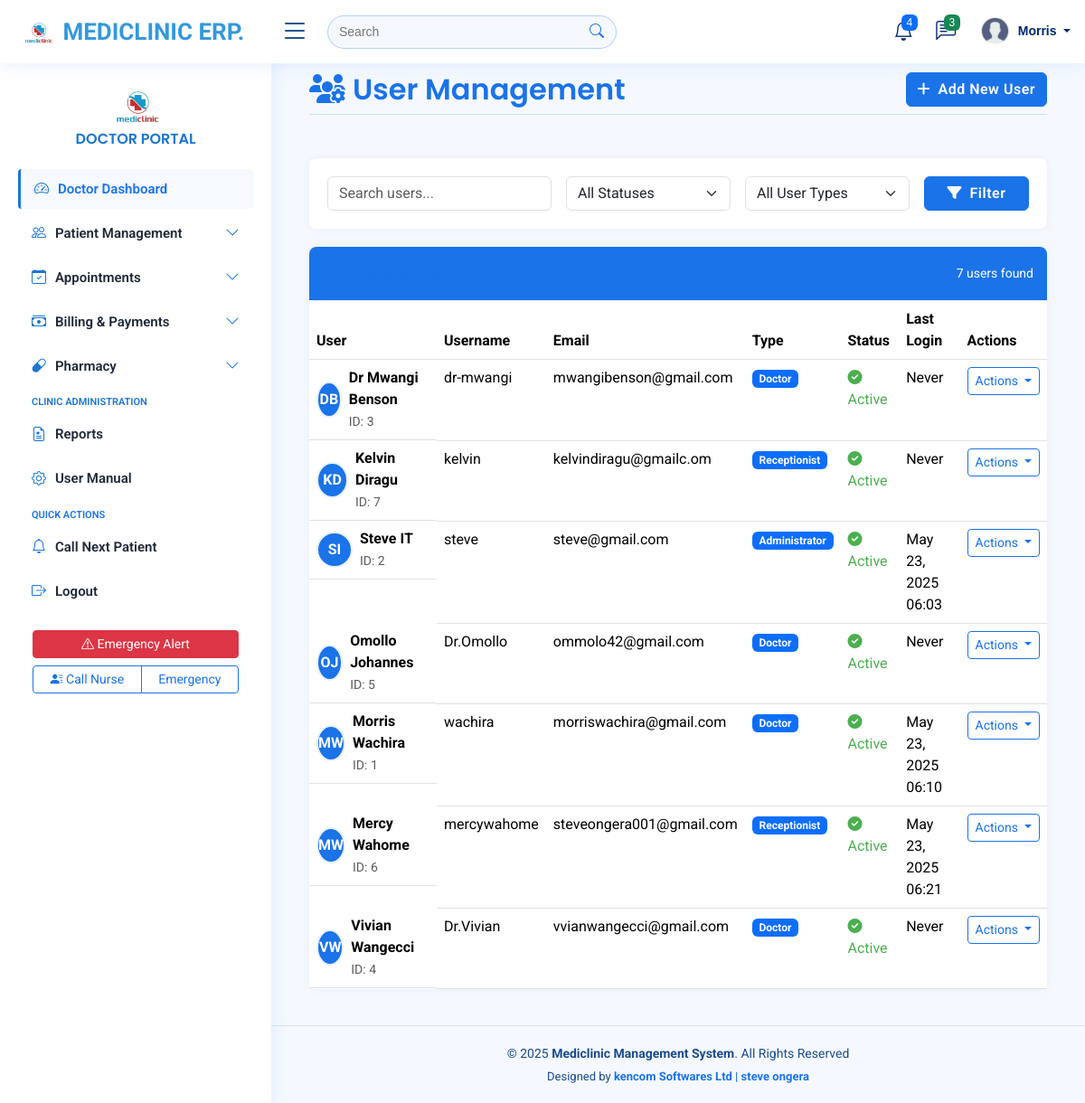
The app's page /users/ (signed in), older data.
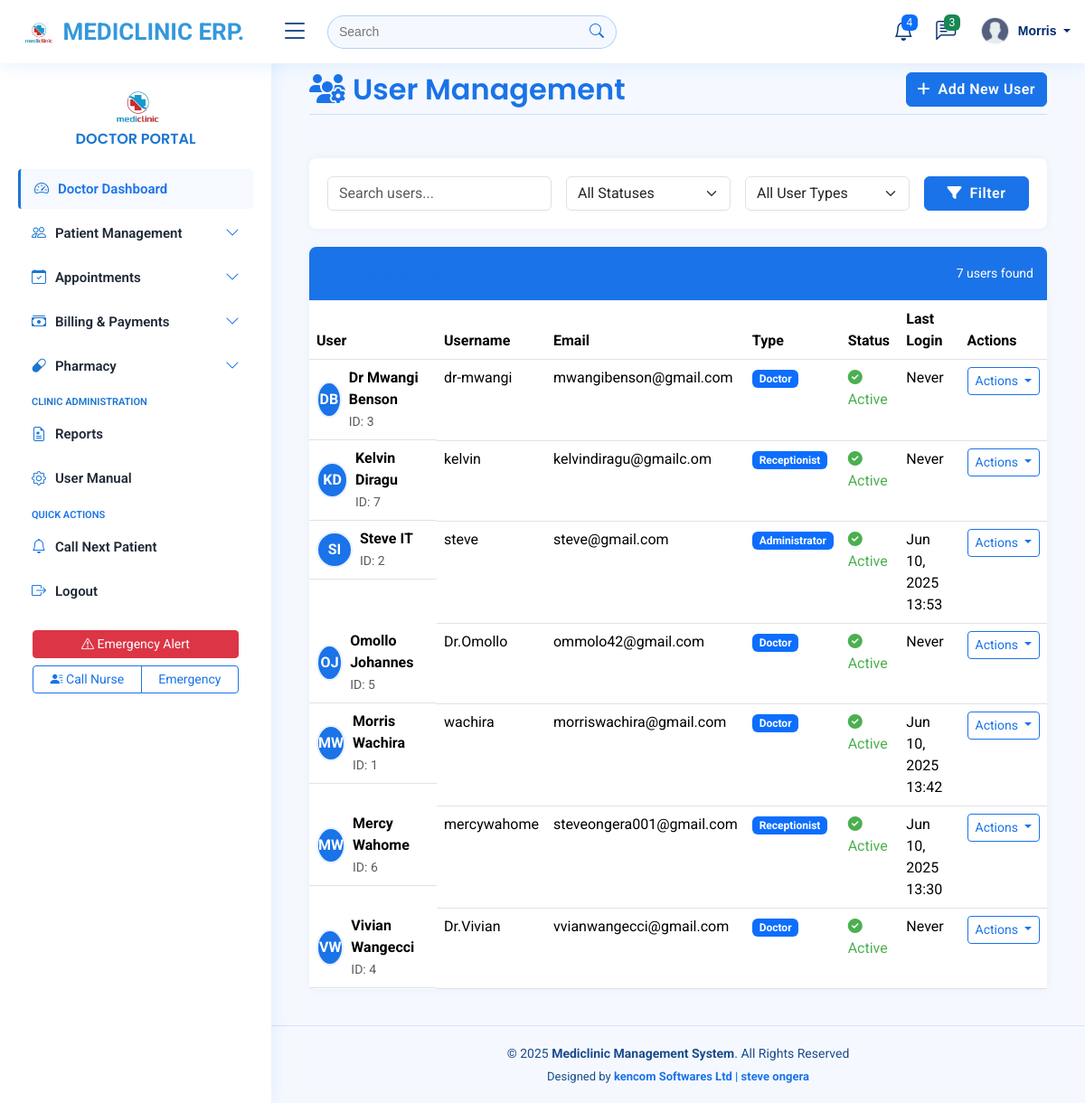
The same page, newer data.
### myapplication/models.py (models this page shows, shortened)
class User(AbstractUser):
    USER_TYPE_CHOICES = (
        ('ADMIN', 'Administrator'),
        ('DOCTOR', 'Doctor'),
        ('RECEPTIONIST', 'Receptionist'),
    )
    user_type = models.CharField(max_length=12, choices=USER_TYPE_CHOICES)
    phone_number = models.CharField(max_length=15, blank=True, null=True)
    specialization = models.CharField(max_length=100, blank=True, null=True)  # For doctors
    license_number = models.CharField(max_length=50, blank=True, null=True)  # For doctors
    is_active = models.BooleanField(default=True)

### myapplication/views.py (the view, shortened to what this page needs)
# urls.py: path('users/', views.user_management, name='user_management'),
@login_required
@permission_required('auth.view_user', raise_exception=True)
def user_management(request):
    search_query = request.GET.get('search', '')
    status_filter = request.GET.get('status', '')
    user_type_filter = request.GET.get('user_type', '')
    users = User.objects.all()
    if status_filter:
        users = users.filter(is_active=status_filter == 'active')
    if user_type_filter:
        users = users.filter(user_type=user_type_filter)
    users = users.order_by('last_name', 'first_name')
    context = {
        'users': users,
        'search_query': search_query,
        'status_filter': status_filter,
        'user_type_filter': user_type_filter,
        'user_types': User.USER_TYPE_CHOICES,
        'now': timezone.now(),
    }
    return render(request, 'user_management/user_list.html', context)

### templates/user_management/user_list.html (shortened to what the changed rows need)
{% extends 'base/base.html' %}
{% block content %}
    <div class="container-fluid">
        <div class="row mb-4">
            <div class="col-12">
                <div class="d-flex justify-content-between align-items-center">
                    <h2 class="mb-0 page-header">
                        <i class="fas fa-users-cog me-2"></i>User Management
                    </h2>
                </div>
            </div>
        </div>
        <div class="card">
            <div class="card-body p-0">
                <div class="table-responsive">
                    <table class="table table-hover mb-0">
                        <thead>
                            <tr>
                                <th>User</th>
                                <th>Username</th>
                                <th>Email</th>
                                <th>Type</th>
                                <th>Status</th>
                                <th>Last Login</th>
                                <th>Actions</th>
                            </tr>
                        </thead>
                        <tbody>
                            {% for user in users %}
                            <tr>
                                <td class="d-flex align-items-center">
                                    {% if user.profile_picture %}
                                        <img src="{{ user.profile_picture.url }}" alt="{{ user.get_full_name }}"
                                             class="user-avatar me-2">
                                    {% else %}
                                        <div class="initials-avatar me-2">
                                            {{ user.first_name|first|default:'' }}{{ user.last_name|first|default:'' }}
                                        </div>
                                    {% endif %}
                                    <div>
                                        <div class="fw-bold">{{ user.get_full_name }}</div>
                                        <small class="text-muted">ID: {{ user.id }}</small>
                                    </div>
                                </td>
                                <td>{{ user.username }}</td>
                                <td>{{ user.email|default:"-" }}</td>
                                <td>
                                    <span class="badge bg-primary">{{ user.get_user_type_display }}</span>
                                </td>
                                <td>
                                    {% if user.is_active %}
                                        <span class="status-active">
                                            <i class="fas fa-check-circle me-1"></i> Active
                                        </span>
                                    {% else %}
                                        <span class="status-inactive">
                                            <i class="fas fa-times-circle me-1"></i> Inactive
                                        </span>
                                    {% endif %}
                                </td>
                                <td>
                                    {% if user.last_login %}
                                        {{ user.last_login|date:"M d, Y H:i" }}
                                    {% else %}
                                        Never
                                    {% endif %}
                                </td>
                                <td>
                                    <div class="dropdown">
                                        <button class="btn btn-sm btn-outline-primary dropdown-toggle"
                                                type="button" data-bs-toggle="dropdown">
                                            Actions
                                        </button>
                                    </div>
                                </td>
                            </tr>
                            {% endfor %}
                        </tbody>
                    </table>
                </div>
            </div>
        </div>
    </div>
{% endblock %}

### templates/base/navbar.html (shortened to what this page needs)
{% load static %}
<header id="header" class="header fixed-top d-flex align-items-center">
    <div class="d-flex align-items-center justify-content-between">
      {% if request.user.is_staff %}
        <a href="#" class="logo d-flex align-items-center">
        {% else %}
        <a href="#" class="logo d-flex align-items-center">
      {% endif %}
        <img src="{% static 'assets/img/mediclinic-logo.png'%}" alt="">
           <span class="d-none d-lg-block" style="font-family: 'Roboto', sans-serif; font-weight: 700; color: #3498db;">MEDICLINIC ERP.</span>
      </a>
      <i class="bi bi-list toggle-sidebar-btn"></i>
    </div>
    <div class="search-bar">
      <form class="search-form d-flex align-items-center"  action="/">
        <input type="text" name="query" placeholder="Search" title="Enter search keyword">
        <button type="submit" title="Search"><i class="bi bi-search"></i></button>
      </form>
    </div>
    <nav class="header-nav ms-auto">
      <ul class="d-flex align-items-center">
        <li class="nav-item dropdown">
          <a class="nav-link nav-icon" href="#" data-bs-toggle="dropdown">
            <i class="bi bi-bell"></i>
            <span class="badge bg-primary badge-number">4</span>
          </a>
            </li>
          </ul>
        <li class="nav-item dropdown">
          <a class="nav-link nav-icon" href="#" data-bs-toggle="dropdown">
            <i class="bi bi-chat-left-text"></i>
            <span class="badge bg-success badge-number">3</span>
          </a>
        </li>
        <li class="nav-item dropdown pe-3">
          <a class="nav-link nav-profile d-flex align-items-center pe-0" href="#" data-bs-toggle="dropdown">
            <img src="{% static 'assets/img/profile.png'%}" alt="Profile" class="rounded-circle">
            <span class="d-none d-md-block dropdown-toggle ps-2">
              {% if user.is_authenticated %}
                  {{ user.first_name }}
              {% else %}
                  Admin
              {% endif %}
            </span>
          </a>
        </li>
    </nav>
  </header>

Row changes from the older to the newer data that the page shows:
changed User "Morris Wachira": last_login "May 23, 2025 06:10" → "Jun 10, 2025 13:42"
changed User "Steve IT": last_login "May 23, 2025 06:03" → "Jun 10, 2025 13:53"
changed User "Mercy Wahome": last_login "May 23, 2025 06:21" → "Jun 10, 2025 13:30"
